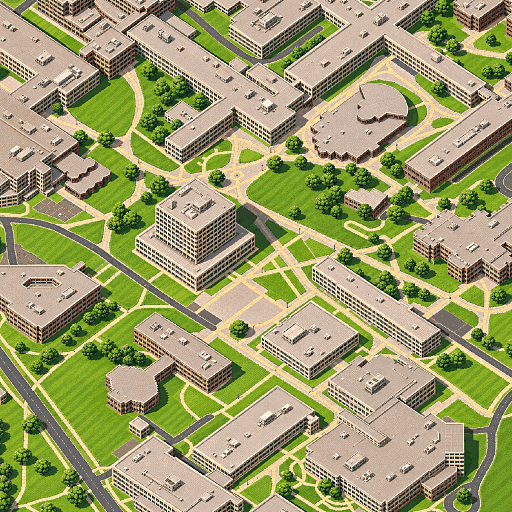
#> input picture art/palette_px512-q64s.png, 512 x 512 px
$ python -i publish_tiles.py   (imports and definitions only)
#> lines starting #> are read from the running program, lines starting #| are printed output that depends on the picture
### pipeline/world.py
"""Shared map frame: projection, camera axes, tile grid. Every pipeline step imports this.

Canvas pixel coordinates (cx, cy) are the global artwork pixel grid (y grows downward).
Tile (i, j) covers cx in [i*F, (i+1)*F) and cy in [j*F, (j+1)*F) with F = frame_px.
"""
import json, math, os
from functools import lru_cache
import numpy as np

ROOT = os.path.dirname(os.path.dirname(os.path.abspath(__file__)))
CFG_PATH = os.path.join(ROOT, 'config', 'world.json')


@lru_cache(None)
def cfg():
    with open(CFG_PATH) as f:
        return json.load(f)


# [16 lines left out: functions axes, sun_dir, not called in this run]


def mpp():
    return cfg()['camera']['meters_per_px']


def F():
    return cfg()['tiles']['frame_px']


# [10 lines left out: functions transformer, inv_transformer, not called in this run]


def lonlat_to_local(lon, lat):
    return transformer().transform(lon, lat)


def local_to_lonlat(x, y):
    return inv_transformer().transform(x, y)


# [25 lines left out: functions world_to_canvas, canvas_to_world, camera_record, not called in this run]

### pipeline/publish_tiles.py
"""Publish rendered/accepted tiles to web/public/data for the viewer.

For every tile with a reference render (data_cache/jobs/<i>_<j>) this writes:
  tiles/<lod>/<i>_<j>.webp       artwork, lod in {256, 512, 1024}. Source = accepted generated art if present
                                 (art/accepted/<i>_<j>.png), else the procedural reference render (skipped when
                                 config/world.json publish.reference_tiles is false).
  heights/<i>_<j>.png            512x512 lossless packed visible-surface heights (see config/world.json 'heights')
  life/<i>_<j>.png               1024x1024 RGB mask: R=tree sway weight, G=canopy, B=water (derived from class map)
  cls/<i>_<j>.png                1024x1024 class IDs (R channel) - used by collision/QA tools
  overview.webp + manifest.json
Usage: python3 pipeline/publish_tiles.py
"""
import os, sys, json, glob, hashlib, time
import numpy as np
from PIL import Image, ImageFilter
sys.path.insert(0, os.path.dirname(__file__))
from world import cfg, ROOT, camera_record, F
from classes import CLS
import harmonize_art, art_overlay

JOBS = os.path.join(ROOT, 'data_cache', 'jobs')
OUT = os.path.join(ROOT, 'web', 'public', 'data')
ART = os.path.join(ROOT, 'art', 'accepted')


def sha(path):
    return hashlib.sha256(open(path, 'rb').read()).hexdigest()[:12]


# [15 lines left out: functions finish_palette, _prefinish, not called in this run]


def art_finish(im):
    """Pixel-art finish for accepted generated art (config/world.json 'art_finish'); deterministic for a given input."""
    f = cfg().get('art_finish')
    if not f or not f.get('enabled', True): return im, None   # disabled: publish the accepted art at full resolution
    small = _prefinish(im, f)
    if f.get('palette_from'):
        q = small.quantize(palette=finish_palette(f), dither=Image.Dither.NONE).convert('RGB')
    else:
        q = small.quantize(colors=f['colors'], method=Image.Quantize.MEDIANCUT, dither=Image.Dither.NONE).convert('RGB')
    return q.resize((F(), F()), Image.NEAREST), f['id']


# [105 lines left out: functions life_mask, main, not called in this run]


# [2 lines not run here, left out]

>>> import cv2
>>> picture = cv2.imread('../art/palette_px512-q64s.png', cv2.IMREAD_GRAYSCALE)
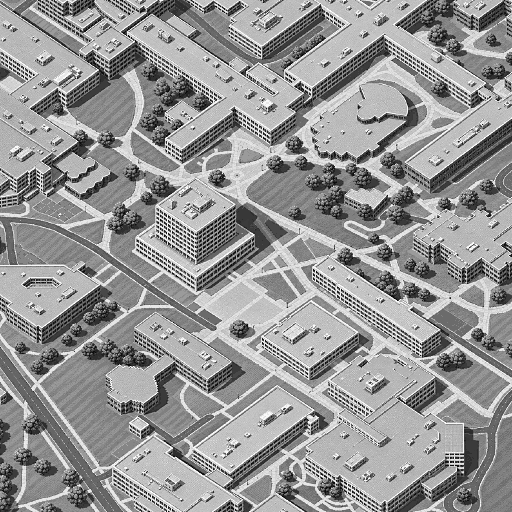
#> picture: shape (512, 512); min 13, max 249, mean 149.9
#> (the run stopped early here; a loop or call above may not have finished)

$ run again, on art/accepted/-1_-1.png
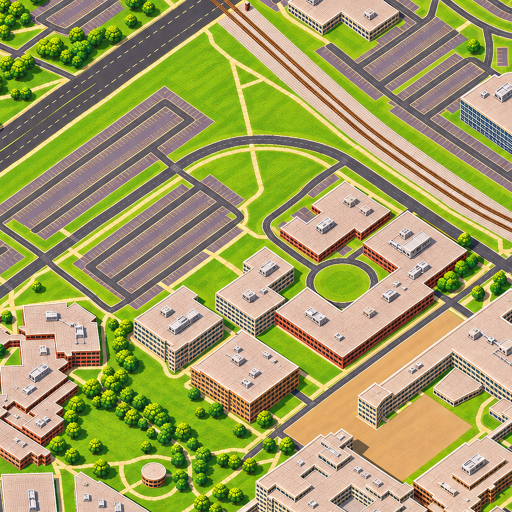
#> input picture art/accepted/-1_-1.png, 1024 x 1024 px (shown at 1/2 size)
#> `picture = cv2.imread('../art/palette_px512-q64s.png', cv2.IMREAD_GRAYS..`:
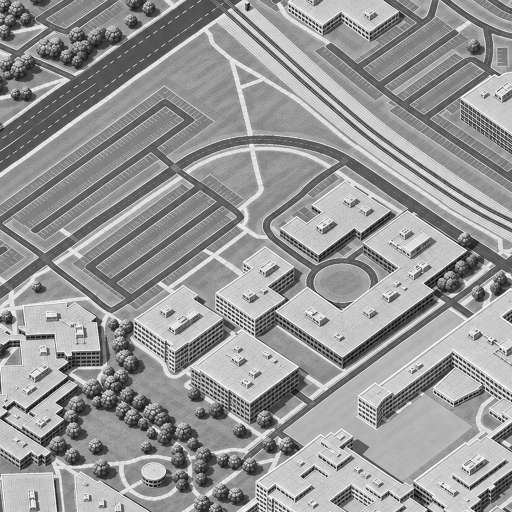
#> picture: shape (1024, 1024) (shown at 1/2 size); min 0, max 255, mean 151.3

$ run again, on art/accepted/-2_0.png
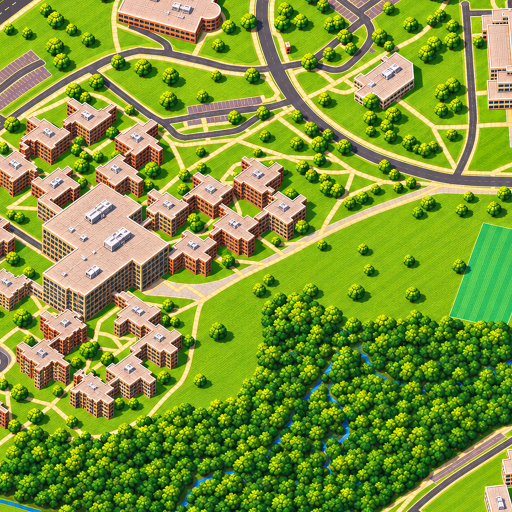
#> input picture art/accepted/-2_0.png, 1024 x 1024 px (shown at 1/2 size)
#> `picture = cv2.imread('../art/palette_px512-q64s.png', cv2.IMREAD_GRAYS..`:
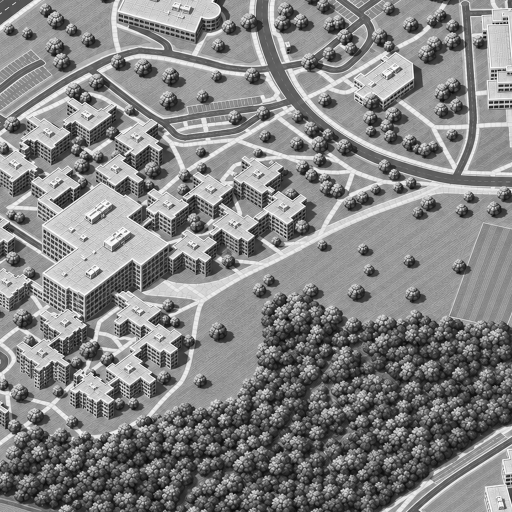
#> picture: shape (1024, 1024) (shown at 1/2 size); min 0, max 255, mean 132.6
